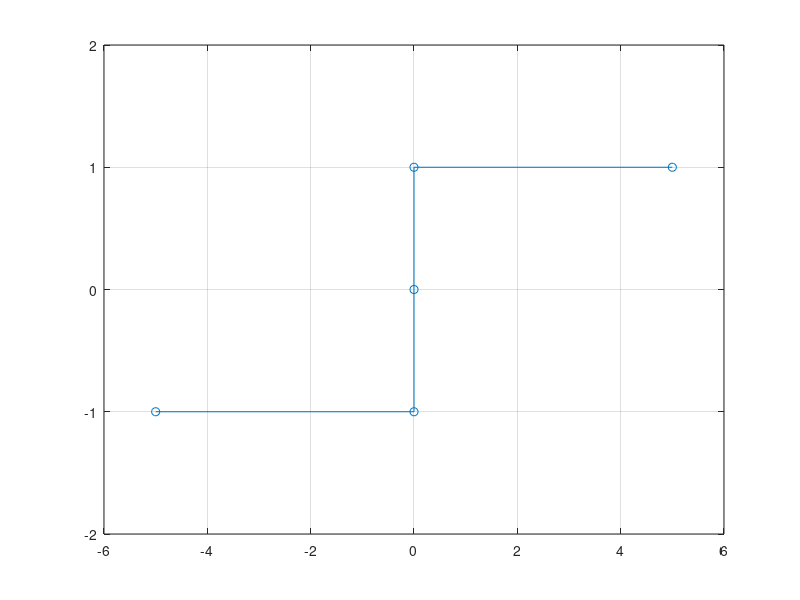

This chart was generated by the following MATLAB code: (Note: this script raises an error after producing the figure.)
clc, clear, close all;


%% Example Code
scenario = 2;
error = 0; v0 = 30; 
switch scenario
    case 1
        name = 'smooth';
        reaction = 0.5;
        deceleration = 2;
    case 2
        name = 'dry';
        reaction = 0.5;
        deceleration = 7;
    case 3
        name = 'dark';
        reaction = 1;
        deceleration = 7;
    otherwise
        error = 1;
end

if error==0
    disp(['Scenario "' name '", Stopping distance: ' num2str(v0*reaction+0.5*v0^2/deceleration) ' m'])
else
    disp('There is an error')
end

x = [-5 -1e-6 0 1e-6 5];
y = sign(x);
plot(x,y,'o-')
ylim([-2 2])
grid on


x = [-5 -1e-6 0 1e-6 5];
y = heaviside(x);
plot(x,y,'o-')
ylim([-0.5 1.5])
grid on



x0 = 1.05; tol = 1e-2;
xNewton1 = myNewton(x0, tol)

x0 = -0.95; tol = 1e-2;
xNewton2 = myNewton(x0, tol)



%% Tribology 2
%Friction Transducer
clc, clear, close all;


%Parameters
vrel = -10:0.01:10;
mu_infty = 0.3;
mu0 = 0.45;
a = 5;
b = 1e-3;

plotfunction(vrel, mu_infty, mu0, a, b,"eng");



vBand = 2;
D = [0 0.5 1];
m = 1;
c = 1;

figure('Name','D = 0');
plotfunctionODE(m, c, D(1), vBand, mu_infty, mu0, a, b,"eng")
figure('Name','D = 0.5');
plotfunctionODE(m, c, D(2), vBand, mu_infty, mu0, a, b,"eng")
figure('Name','D = 1');
plotfunctionODE(m, c, D(3), vBand, mu_infty, mu0, a, b,"eng")

%%FUnction definitions

function x = myNewton (x0, tol)
     x(1) = x0 ;
     k = 1;
     while abs(x(k)^2 - 2*x(k)) > tol 
        x(k +1) = x(k) - (x(k)^2 - 2*x(k))/(2*x(k) - 2);
        k = k +1;
     end
end
